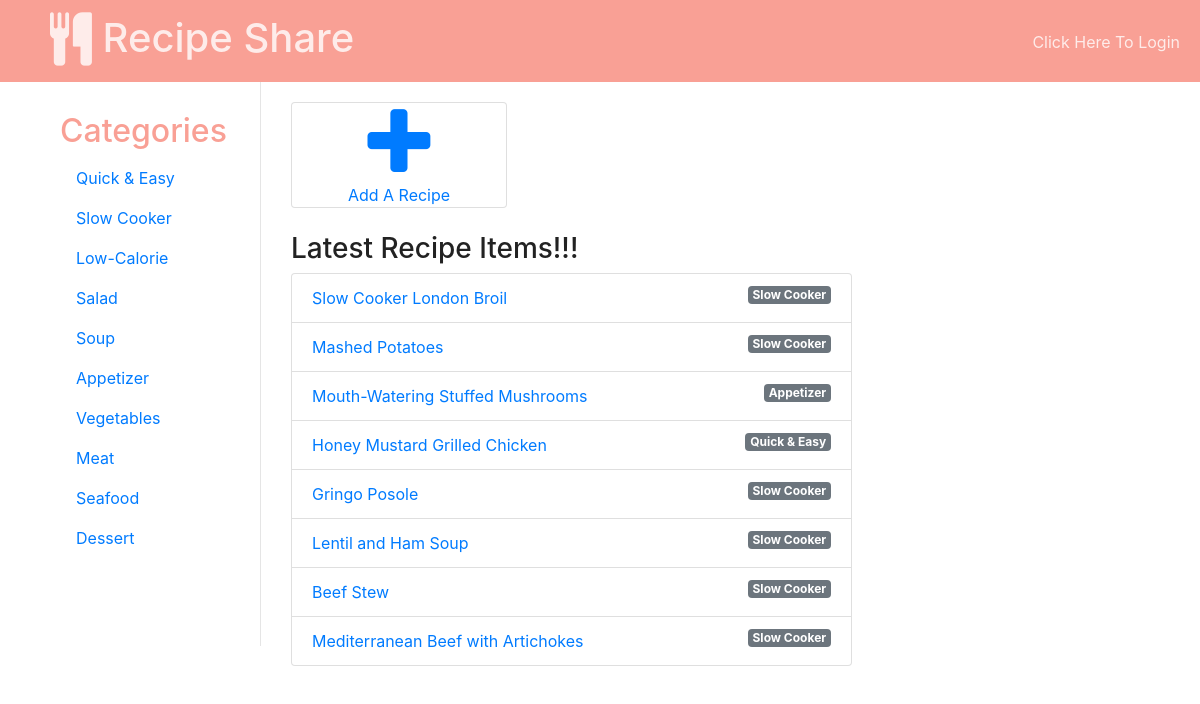
The page /categories on the database as committed earlier.
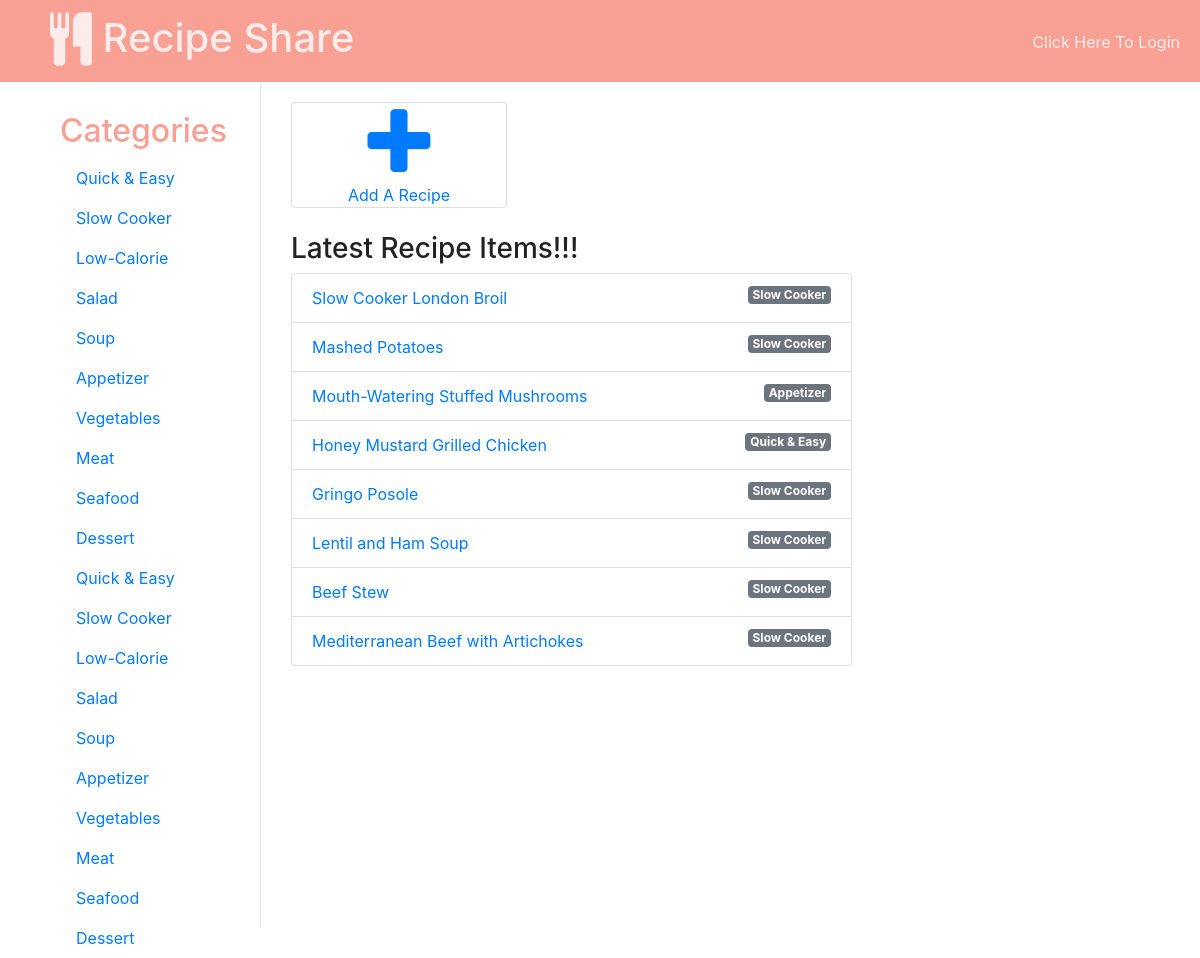
The same page on the database as committed later.
### models.py (models this page shows, shortened)
class Category(Base):
    __tablename__ = 'category'
    id = Column(Integer, primary_key=True)
    name = Column(String, nullable=False, index=True)

class Item(Base):
    __tablename__ = 'item'
    id = Column(Integer, primary_key=True)
    name = Column(String(50), nullable=False)
    pic_path = Column(String)
    ingredients = Column(String(300), nullable=False)
    steps = Column(String(2000), nullable=False)
    category_id = Column(Integer, ForeignKey('category.id'))
    category = relationship(Category)
    user_id = Column(Integer, ForeignKey('user.id'))
    user = relationship(User)

### application.py (the view)
@app.route('/')
@app.route('/categories')
def index():
    categories = session.query(Category)
    com_items = session.query(Item, Category).filter(Item.category_id==Category.id).order_by(Item.id.desc()).limit(10)
    title = ''
    return render_template('index.html', categories=categories, com_items=com_items, title=title)

### application.py (called while the page is built)
def get_view_rate_limit():
    return getattr(g, '_view_rate_limit', None)

@app.after_request
def inject_x_rate_headers(response):
    limit = get_view_rate_limit()
    if limit and limit.send_x_headers:
        h = response.headers
        h.add('X-RateLimit-Remaining', str(limit.remaining))
        h.add('X-RateLimit-Limit', str(limit.limit))
        h.add('X-RateLimit-Reset', str(limit.reset))
    return response

### templates/index.html (shortened to what this page needs)
{% extends "main.html" %}
{% block content %}
  <nav class="col-md-2 left-container justify-content-center">
    <h2 class="nav-title">Categories</h2>
    <ul class="nav flex-column">
      {% for category in categories %}
        <li class='nav-item'>
          <a href="/categories/{{ category.id }}" class="nav-link">
            {{ category.name }}
          </a>
        </li>
      {% endfor %}
  </nav>
  <main>
    <div class='right-container'>
      <div class="card col-md-3 col-sm-6 col-xs-12">
        <div class="card-block text-center">
          <a href="{{url_for('newItem', category_id=categories[0].id)}}" class="card-link"><i class="fa fa-plus fa-5x" aria-hidden="true"></i><br>Add A Recipe</a>
        </div>
      </div>
      <br>
      <h3>Latest Recipe Items!!!</h3>
      <div>
        {% if not com_items %}
          <h1 text-warning>No Recipe Items</h1>
        {% else %}
          <ul class="list-group col-md-8 col-sm-12">
            {% for item, cat in com_items %}
              <li class="list-group-item">
                <a href="{{url_for('viewItem', id=item.id)}}">{{ item.name }}</a>
                <span class="badge badge-secondary float-right">{{ cat.name }}</span>
              </li>
              {% endfor %}
          </ul>
        {% endif %}
      </div>
    </div>
  </main>
{% endblock %}

### templates/main.html (shortened to what this page needs)
<!DOCTYPE html>
<html lange="en">
  <head>
    <link rel="stylesheet" href="/static/css/font-awesome.css">
    <link rel="stylesheet" href="https://maxcdn.bootstrapcdn.com/bootstrap/4.0.0/css/bootstrap.min.css">
		<link rel=stylesheet type=text/css href="/static/css/styles.css">
  </head>
  <body>
    {% include "header.html" %}
    <div class="container">
      {% block content %}
      {% endblock%}
    </div>
  </body>
</html>

### templates/header.html
<header>
  <div class='header'>
    <div class='title'>
      <h1>
        <a href="{{ url_for("index") }}" class='header-text-link'>
          <i class="fa fa-cutlery fa-lg" aria-hidden="true"></i> Recipe Share
        </a>
      </h1>
    </div>
    <div class='user'>
      {% if 'username' not in session: %}
			<a class='header-text-link' href={{url_for('showLogin')}}>Click Here To Login</a>
  		{% else: %}
  			<a class='header-text-link' href={{url_for('disconnect')}}>Disconnect</a>
  		{% endif %}
    </div>
  </div>
</header>

### static/css/styles.css (style rules this page uses)
.header { background-color: #f9a095; min-height: 80px; display: flex; vertical-align: middle; line-height: 80px; }
.header-text-link { vertical-align: middle; text-align: center; color: rgba(255, 255, 255, 0.8); }
.title { display: inline-block; text-align: left; width: 50%; margin: auto auto auto 50px; vertical-align: middle; }
.user { text-align: right; width: 50%; margin-right: 20px; vertical-align: middle; }
.container { display: flex; }
.left-container { top: 30px; }
.left-container::after { content: ''; display: block; }
.nav-title { color: #f9a095; }
.right-container { position: relative; top: 20px; }
main { width: 100%; color: #222; }

Rows that differ between the two databases and show on the page:
added Category: name "Quick & Easy"
added Category: name "Slow Cooker"
added Category: name "Low-Calorie"
added Category: name "Salad"
added Category: name "Soup"
added Category: name "Appetizer"
added Category: name "Vegetables"
added Category: name "Meat"
added Category: name "Seafood"
added Category: name "Dessert"
